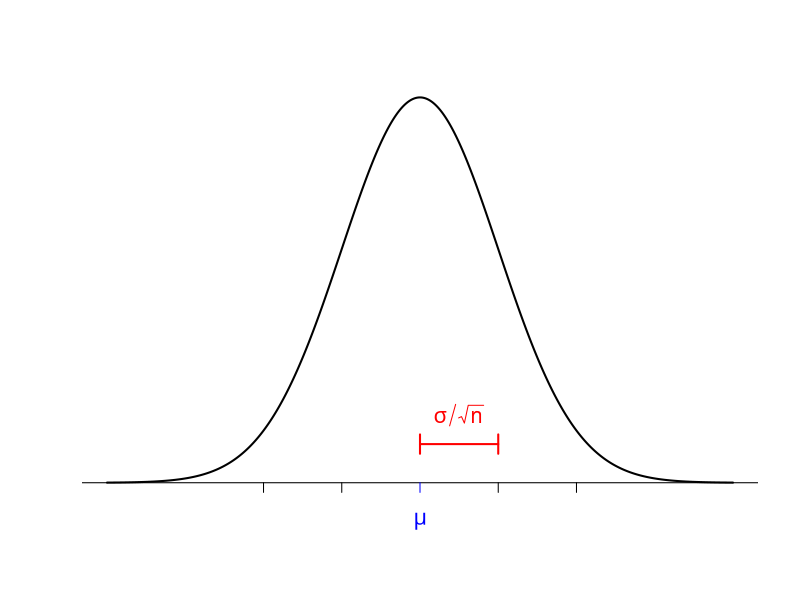
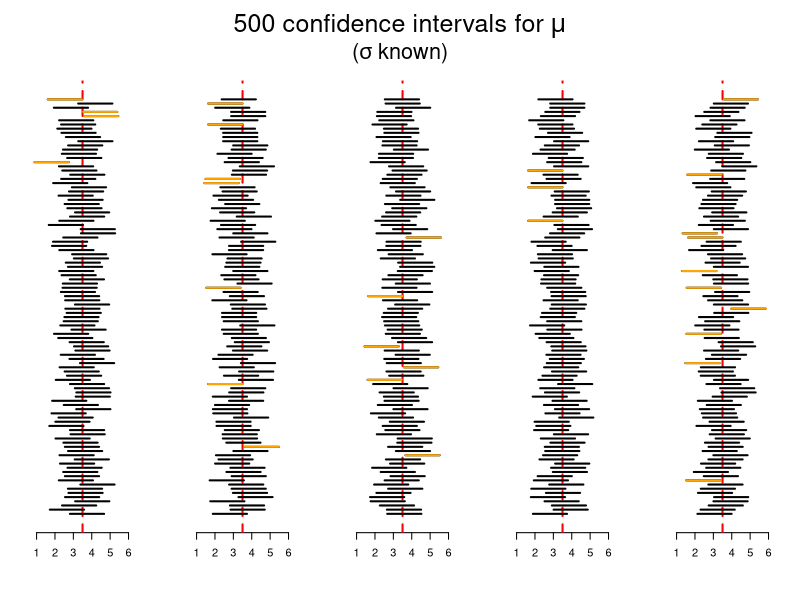
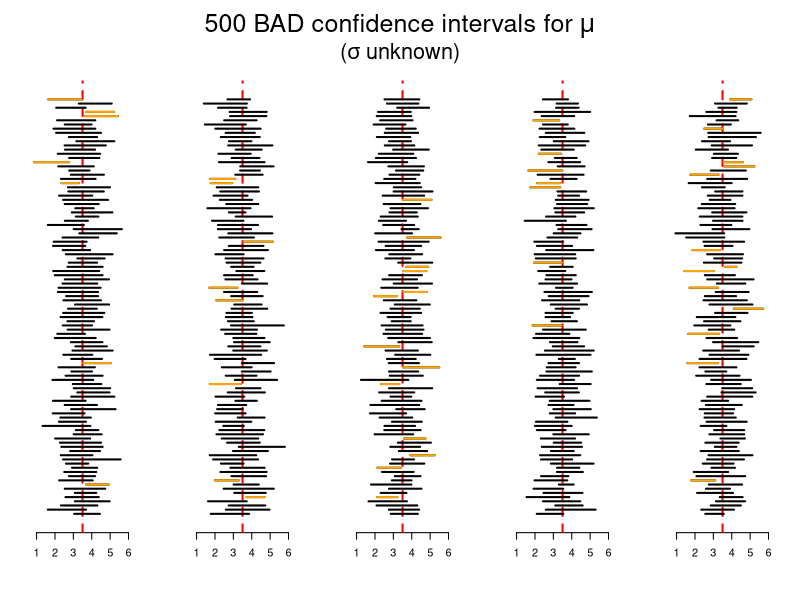
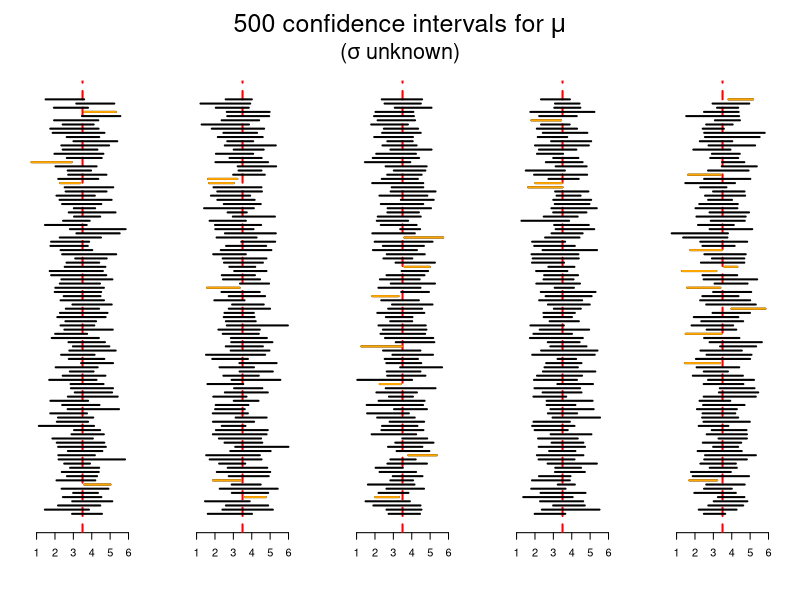
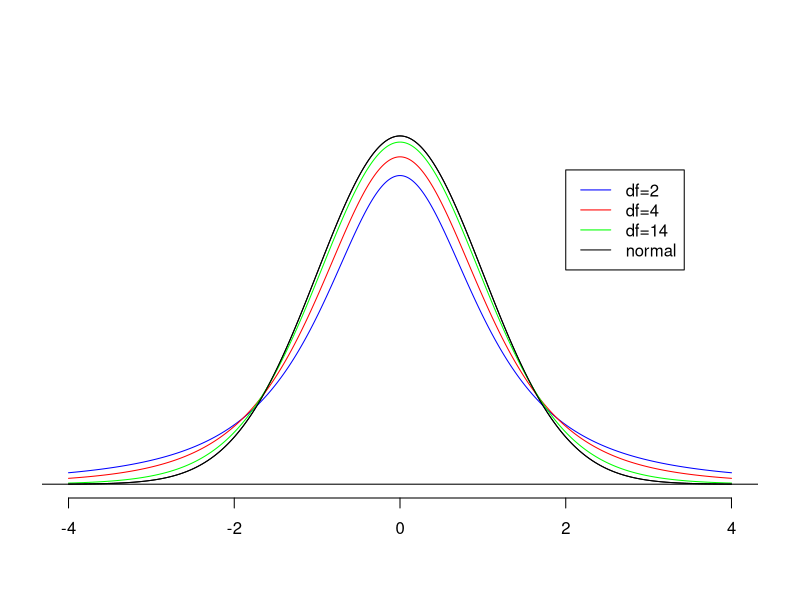
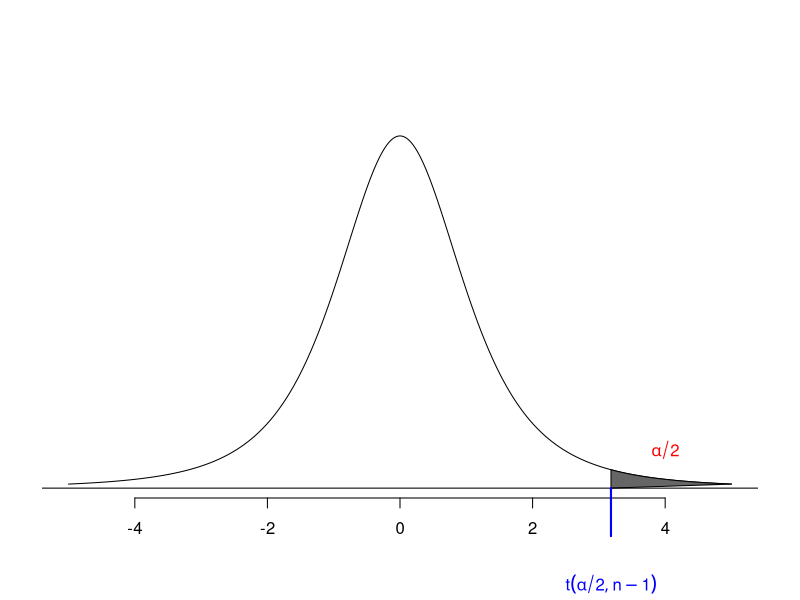
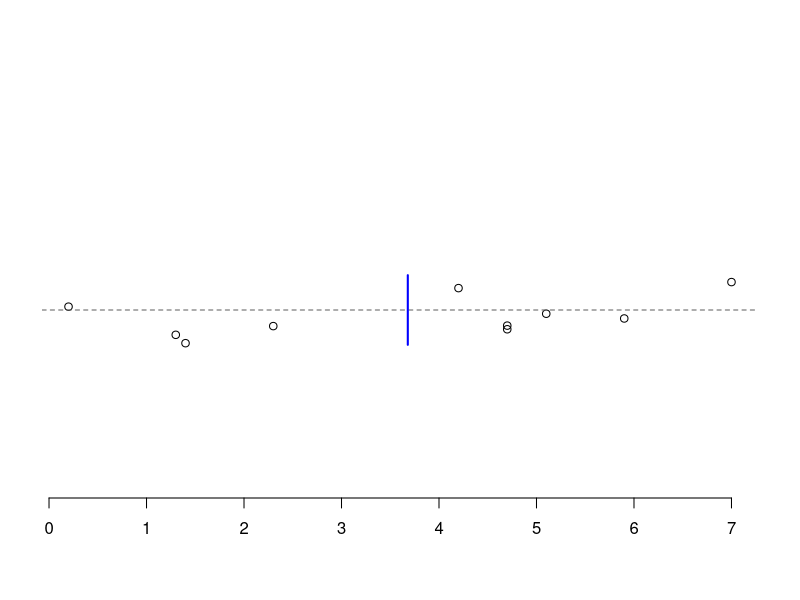
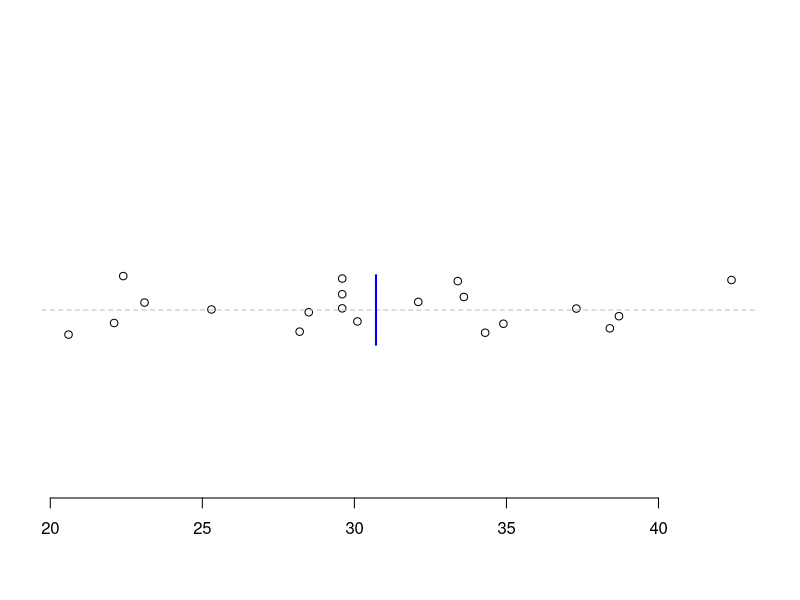

Write the R code that produced these figures, in order.
## ---- chunk 1
par(bty="n")
x <- seq(-4,4,length=501)
plot(x,dnorm(x),type="l",xaxt="n",yaxt="n",xlab="",ylab="",lwd=2)
abline(h=0)
x <- c(-2,-1,1,2)
segments(x,0,x,-0.01,xpd=TRUE)
segments(0,0,0,-0.01,xpd=TRUE,col="blue")
text(0,-0.04,expression(mu),xpd=TRUE,cex=1.3,col="blue")
segments(c(0,0,1),c(0.04,0.03,0.03),c(1,0,1),c(0.04,0.05,0.05),lwd=2,col="red")
text(0.5,0.07,expression(sigma/sqrt(n)),cex=1.3,col="red")
## ---- chunk 2

p <- 5; n <- 100
lo3 <- hi3 <- lo2 <- hi2 <- lo <- hi <- vector("list",p)
for(i in 1:p) {
  dat <- matrix(rnorm(n*10,3.5,sd=1.5),ncol=10)
  m <- apply(dat,1,mean)
  s <- apply(dat,1,sd)
  lo[[i]] <- m-qnorm(0.975)*1.5/sqrt(10)
  hi[[i]] <- m+qnorm(0.975)*1.5/sqrt(10)
  lo2[[i]] <- m-qnorm(0.975)*s/sqrt(10)
  hi2[[i]] <- m+qnorm(0.975)*s/sqrt(10)
  lo3[[i]] <- m-qt(0.975,9)*s/sqrt(10)
  hi3[[i]] <- m+qt(0.975,9)*s/sqrt(10)
}
r <- range(unlist(c(lo,hi,lo2,hi2,lo3,hi3)))
par(mfrow=c(1,5), las=1, mar=c(5.1,2.1,6.1,2.1))
for(i in 1:p) {
  plot(0,0,type="n",ylim=0.5+c(0,n),xlim=r,ylab="",xlab="",yaxt="n")
  abline(v=3.5,lty=2,col="red",lwd=2)
  segments(lo[[i]],1:n,hi[[i]],1:n,lwd=2)
  o <- (1:n)[lo[[i]] > 3.5 | hi[[i]] < 3.5]
  segments(lo[[i]][o],o,hi[[i]][o],o,lwd=2,col="orange")
}
par(mfrow=c(1,1))
mtext(expression(paste("500 confidence intervals for ",mu)),side=3,cex=1.5,xpd=TRUE,line=4)
mtext(expression(paste("(",sigma," known)")),side=3,cex=1.3,xpd=TRUE,line=2.7)
## ---- chunk 3
par(mfrow=c(1,5), las=1, mar=c(5.1,2.1,6.1,2.1))
for(i in 1:p) {
  plot(0,0,type="n",ylim=0.5+c(0,n),xlim=r,ylab="",xlab="",yaxt="n")
  abline(v=3.5,lty=2,col="red",lwd=2)
  segments(lo2[[i]],1:n,hi2[[i]],1:n,lwd=2)
  o <- (1:n)[lo2[[i]] > 3.5 | hi2[[i]] < 3.5]
  segments(lo2[[i]][o],o,hi2[[i]][o],o,lwd=2,col="orange")
}
par(mfrow=c(1,1))
mtext(expression(paste("500 BAD confidence intervals for ",mu)),side=3,cex=1.5,xpd=TRUE,line=4)
mtext(expression(paste("(",sigma," unknown)")),side=3,cex=1.3,xpd=TRUE,line=2.7)
## ---- chunk 4
par(mfrow=c(1,5), las=1, mar=c(5.1,2.1,6.1,2.1))
for(i in 1:p) {
  plot(0,0,type="n",ylim=0.5+c(0,n),xlim=r,ylab="",xlab="",yaxt="n")
  abline(v=3.5,lty=2,col="red",lwd=2)
  segments(lo3[[i]],1:n,hi3[[i]],1:n,lwd=2)
  o <- (1:n)[lo3[[i]] > 3.5 | hi3[[i]] < 3.5]
  segments(lo3[[i]][o],o,hi3[[i]][o],o,lwd=2,col="orange")
}
par(mfrow=c(1,1))
mtext(expression(paste("500 confidence intervals for ",mu)),side=3,cex=1.5,xpd=TRUE,line=4)
mtext(expression(paste("(",sigma," unknown)")),side=3,cex=1.3,xpd=TRUE,line=2.7)
## ---- chunk 5
x <- seq(-4,4,length=501)
plot(x,dnorm(x),type="l",xlab="",ylab="",yaxt="n",bty="n")
lines(x,dt(x,2),col="blue")
lines(x,dt(x,4),col="red")
lines(x,dt(x,14),col="green")
lines(x,dnorm(x),col="black")
abline(h=0)
legend(2,0.36,c("df=2","df=4","df=14","normal"),col=c("blue","red","green","black"),lwd=1)

x <- seq(-5,5,length=501)
z <- qt(0.975,3)
plot(x,dt(x,3),type="l",xlab="",ylab="",yaxt="n",bty="n")
a <- seq(z,5,length=501)
X <- c(a,a[1])
Y <- c(dt(a,3),0)
polygon(X,Y,col="gray40")
abline(h=0)
segments(z,0,z,-0.05,col="blue",lwd=2,xpd=TRUE)
segments(z,0,z,-0.05,col="blue",lwd=2,xpd=TRUE)
text(z,-0.1,expression(t(alpha/2,n-1)),col="blue",xpd=TRUE)
text(4,0.04, expression(alpha/2), col="red")
## ---- chunk 6

# Data
x <- c(0.2, 1.3, 1.4, 2.3, 4.2, 4.7, 4.7, 5.1, 5.9, 7.0)

# mean and SD
xm <- mean(x)
xs <- sd(x)
xn <- length(x)

# A plot of the data
stripchart(x, method="jitter", pch=1)
abline(h=1,lty=2,col="gray40")
segments(xm, 0.9, xm, 1.1, col="blue", lwd=2)

# t value
tval <- qt(0.975, xn - 1)

# estimated SE of the difference between the means
se <- xs / sqrt(xn)

# confidence interval
round( xm  + c(-1,1)*(tval*se), 2)

# Alternatively, you can use the function t.test()
t.test(x)
t.test(x)$conf.int
## ---- chunk 7
# Example data
x <- c(1.17, 6.35, 7.76)

# 95% CI for population mean 
t.test(x)
## ---- chunk 8
x <- c(34.9, 28.5, 34.3, 38.4, 29.6,
       29.6, 38.7, 22.4, 30.1, 23.1,
       29.6, 33.4, 20.6, 33.6, 42.4,
       28.2, 25.3, 22.1, 37.3, 32.1)

# mean, sd
mean(x)
sd(x)

# standard error
sd(x)/sqrt(length(x))

# confidence interval
t.test(x)$conf.int
           
# a plot
stripchart(x, method="jitter", pch=1)
abline(h=1, lty=2, col="gray")
segments(mean(x), 0.9, mean(x), 1.1, col="blue", lwd=2)
## ---- chunk 9
# Data
x <- c(2.78, 5.23, 2.03, 4.78, 3.80, 2.57, 4.63, 1.93, 1.30)
y <- c(3.70, 4.77, 4.59, 5.82, 6.51, 3.88)

# means and SDs
xm <- mean(x)
ym <- mean(y)
xs <- sd(x)
ys <- sd(y)
xn <- length(x)
yn <- length(y)

# A plot of the data
z <- rep(0:1,c(length(x),length(y)))
plot(c(x,y),z,ylim=c(-0.5,1.5),yaxt="n",ylab="",xlab="",lwd=2)
abline(h=0:1,lty=2,col="gray40")
segments(xm, -0.1, xm, 0.1, col="blue", lwd=2)
segments(ym, 0.9, ym, 1.1, col="red", lwd=2)

# pooled estimate of the common population SD
spooled <- sqrt( (xs^2*(xn-1) + ys^2*(yn-1)) / (xn + yn - 2) )

# t value
tval <- qt(0.975, xn + yn - 2)

# estimated SE of the difference between the means
se <- spooled * sqrt(1/xn + 1/yn)

# confidence interval
round( (xm - ym) + c(-1,1)*(tval*se), 2)

# Alternatively, you can use the function t.test()
t.test(x,y,var.equal=TRUE)
t.test(x,y,var.equal=TRUE)$conf.int
## ---- chunk 10
# Example data
x <- c(59.2, 54.6, 58.1, 41.8, 64.7, 50.8, 51.6, 47.0, 66.3, 58.1)
y <- c(73.3, 91.4, 69.1, 104.2, 64.6, 78.4, 56.4, 55.6, 61.1, 39.8,
       43.9, 63.6, 78.6, 76.5, 45.1, 90.2)

# 95% CI for mean of the first population
t.test(x)

# 95% CI for mean of the second population
t.test(y)

# 95% CI for difference in means assuming pop'n SDs are equal
t.test(x, y, var.equal=TRUE)

# 95% CI for difference in means not assuming pop'n SDs are equal
t.test(x, y)
## ---- chunk 11
# 95% CI for SD of first population
sd(x) * sqrt( (length(x)-1) / qchisq(c(0.975,0.025), length(x)-1) )

# 95% CI for SD of first population
sd(y) * sqrt( (length(y)-1) / qchisq(c(0.975,0.025), length(y)-1) )
